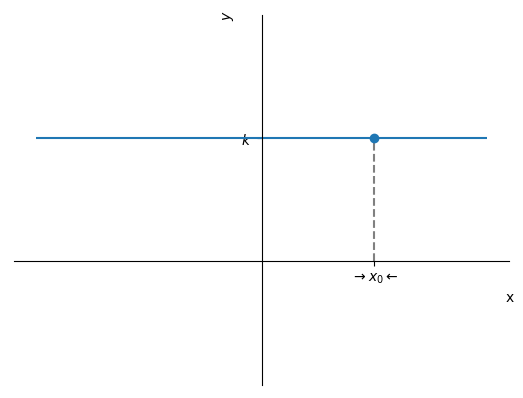

Write the Python code that produced this figure.
from sympy import *
var('x',real=True)

p1 = plot(-1,(x,-2,2),line_color='none',show=False)
p2 = plot(1,(x,-2,2),show=False)
p3 = plot(2,(x,-2,2),line_color='none',show=False)
p = p1
p.extend(p2)
p.extend(p3)
p.ylabel = '$y$'
p.save('fig_lim_funk.png')

fig = p._backend.fig
ax = fig.axes[0]
ax.set_ylim((-1,2))
ax.set_xticks([1])
ax.set_xticklabels(['$\\rightarrow x_0 \\leftarrow$'])
ax.set_yticks([1])
ax.set_yticklabels(['$k$'])
ax.plot([1,1],[0,1],ls='--',color='gray')
ax.plot([1],[1],marker='o')
fig.savefig('fig_lim_funk.png', bbox_inches='tight')
